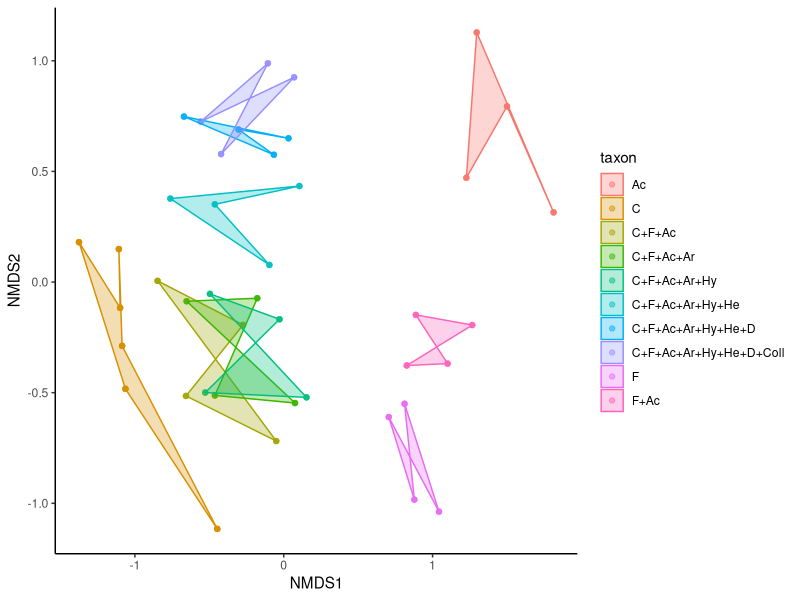
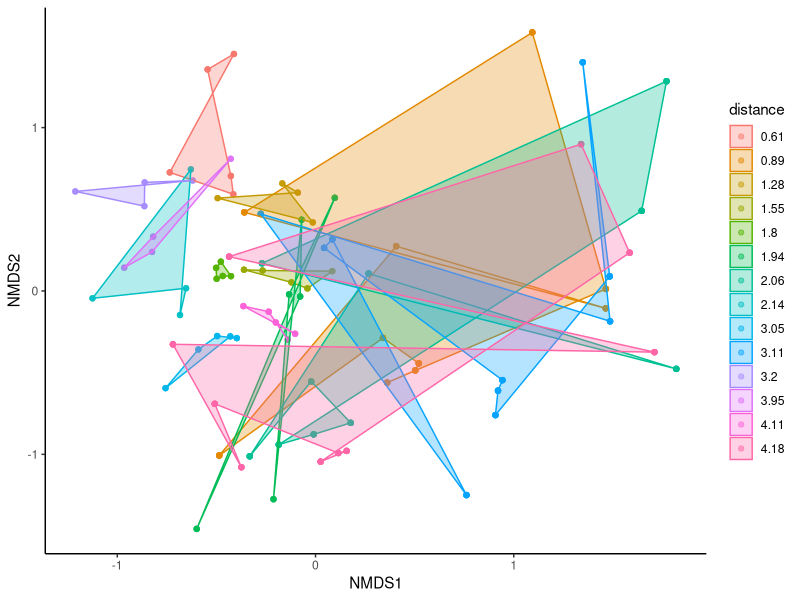

Reproduce these figures in R, in order.
library(plyr)
library(vegan)
library(ggplot2)

data <- read.csv("summary_table.csv")
#turns "coleoptera" into a more managable value
data$taxon <- gsub("coleoptera", "C", data$taxon)

#check and set class of the object
levels(data$taxon)
data$taxon=as.character(data$taxon)
#retreives all rows that match taxon values of "all" and "bulk", removes X clolumn
x=grep("all|bulk",data$taxon)
#removes all rows that do not match taxon = "C"
Dat2<-data[-(x), ]
#encodes taxon as a factor
Dat2$taxon=as.factor(Dat2$taxon)
levels(Dat2$taxon)
data1 <- Dat2
#returns list of selected elements
data1[,1:7] <- NULL

#computes dissilarity matrix
data_dist <- vegdist(data1, method = "bray")
#standardizes scaling
set.seed(2)
NMDSdat <- metaMDS(data_dist, k=2, trymax = 100)

# create a dataframe with NMDS results 
PDat <- data.frame(NMDS1=NMDSdat$point[,1], 
                   NMDS2=NMDSdat$point[,2],
                   taxon = Dat2$taxon) 
PDat2 <- join(Dat2, PDat, by = "taxon") 


# plot taxon effects
ggplot(data = PDat2, aes(x = NMDS1, y = NMDS2, colour = taxon), alpha=I(0.6)) +  
  geom_point(data=PDat2,aes(x=NMDS1,y=NMDS2),alpha=0.5) +
  geom_polygon(data=PDat2,aes(x=NMDS1,y=NMDS2,fill=taxon,group=taxon),alpha=0.30) +
  theme_classic()


#Creates NMDS plot based on distance as opposed to taxon (above)
Data2 <- data
Data2[,1:7] <- NULL
data$distance <- as.factor(data$distance)

data_dist2 <- vegdist(Data2, method = "bray")
NMDSdat2 <- metaMDS(data_dist2, k=2, trymax = 100)
set.seed(2)

# create a dataframe with NMDS results 
PDat3 <- data.frame(NMDS1=NMDSdat2$point[,1], 
                   NMDS2=NMDSdat2$point[,2],
                   distance = data$distance) 
PDat4 <- join(data, PDat3, by = "distance") 

ggplot(data = PDat4, aes(x = NMDS1, y = NMDS2, colour = distance), alpha=I(0.6)) +  # plot taxon effects
  geom_point(data=PDat4,aes(x=NMDS1,y=NMDS2),alpha=0.5) +
  geom_polygon(data=PDat4,aes(x=NMDS1,y=NMDS2,fill=distance,group=distance),alpha=0.30) +
  theme_classic()
